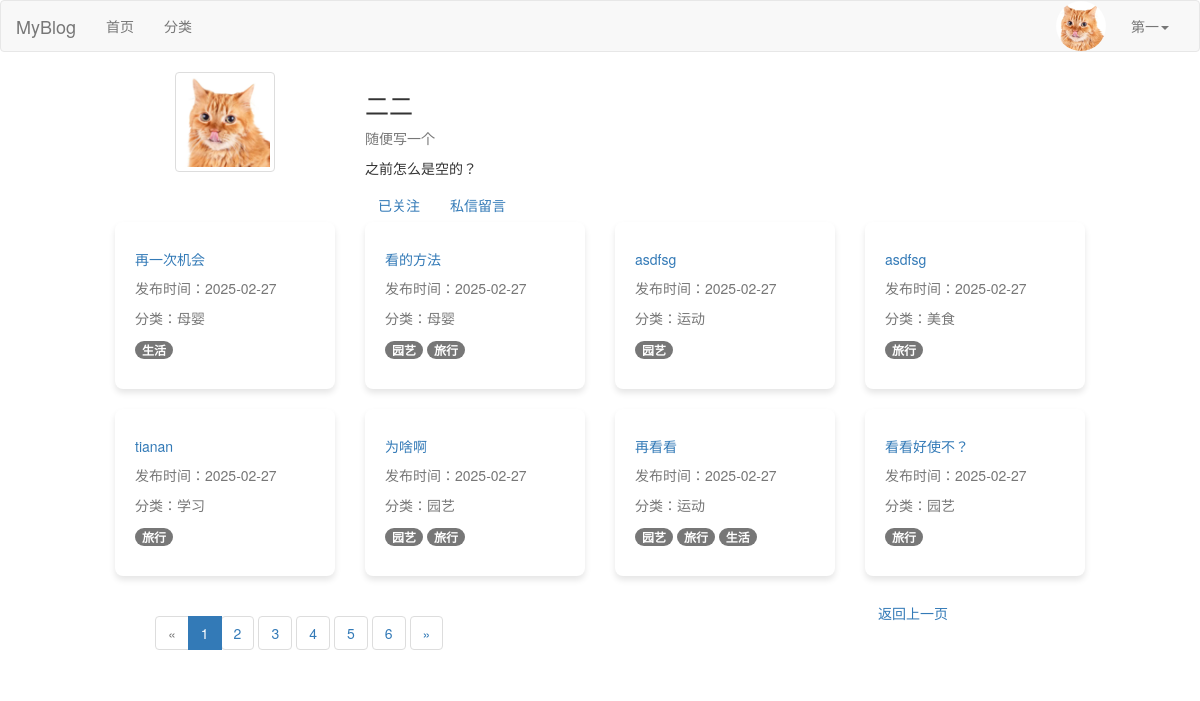
/author/33/ (signed in), run on the app's committed database.
### users/models.py (models this page shows, shortened)
class UserProfile(models.Model):
    USER_GENDER_TYPE = (
        ('male','男'),
        ('female','女'),
    )
    owner = models.OneToOneField(User, on_delete=models.CASCADE, verbose_name='用户')
    nickname=models.CharField(verbose_name='昵称',max_length=23,blank=True,null=True)
    birthday=models.DateTimeField(verbose_name='生日',blank=True,null=True)
    gender=models.CharField(verbose_name='性别', choices=USER_GENDER_TYPE,max_length=6,default='male')
    image=models.ImageField(verbose_name='用户头像',upload_to=user_avatar_upload_to,default='image/default.jpg',max_length=255)
    desc=models.TextField(verbose_name='个人简介',max_length=200,blank=True,default='')
    signature=models.CharField(verbose_name='个性签名',max_length=50,blank=True,default='')

### blog/models.py (models this page shows, shortened)
class Post(models.Model):
    DRAFT = 'draft'
    PUBLISHED = 'published'
    STATUS_CHOICES = [
        (DRAFT, '草稿'),
        (PUBLISHED, '已发布'),
    ]
    title = models.CharField(max_length=61, verbose_name="文章标题")
    desc = models.TextField(max_length=200, blank=True, default="", verbose_name="文章描述")
    category = models.ForeignKey(Category, on_delete=models.CASCADE, verbose_name="分类")
    content = models.TextField(verbose_name="文章详情")
    tags = models.ManyToManyField(Tag, related_name='posts', verbose_name="文章标签")  # 修改为 ManyToManyField
    owner = models.ForeignKey(User, on_delete=models.CASCADE, verbose_name="作者")
    is_hot = models.BooleanField(default=False, verbose_name='是否热门')
    pv = models.IntegerField(default=0, verbose_name='浏览量')
    add_date = models.DateTimeField(auto_now_add=True, verbose_name="添加时间")
    pub_date = models.DateTimeField(auto_now=True, verbose_name="修改时间")
    status = models.CharField(max_length=10, choices=STATUS_CHOICES, default=DRAFT, verbose_name="状态")
    liked_users = models.ManyToManyField(
        User,
        related_name="liked_posts",
        blank=True,
        verbose_name="点赞用户",
    )
    favorited_users = models.ManyToManyField(
        User,
        related_name="favorited_posts",
        blank=True,
        verbose_name="收藏用户",
    )
    class Meta:
        verbose_name = "文章"
        verbose_name_plural = verbose_name

class Category(models.Model):
    name = models.CharField(max_length=32, verbose_name="分类名称")
    desc = models.TextField(max_length=200, blank=True, default="", verbose_name="分类描述")
    add_date = models.DateTimeField(auto_now_add=True, verbose_name="添加时间")
    pub_date = models.DateTimeField(auto_now_add=True, verbose_name="修改时间")
    class Meta:
        verbose_name="博客分类"
        verbose_name_plural = verbose_name
    def __str__(self):
        return self.name

class Tag(models.Model):
    name = models.CharField(max_length=10, verbose_name="文章标签")
    add_date = models.DateTimeField(auto_now_add=True, verbose_name="添加时间")
    pub_date = models.DateTimeField(auto_now_add=True, verbose_name="修改时间")
    class Meta:
        verbose_name = "文章标签"
        verbose_name_plural = verbose_name

### blog/views/user.py (the view)
# urls.py: path('author/<int:author_id>/', user.author_profile, name='author_profile'),
def author_profile(request, author_id):
    author = get_object_or_404(User, id=author_id)
    posts = Post.objects.filter(owner=author, status='published').order_by('-pub_date')
    paginator = Paginator(posts, 8)  # 每页显示 8 篇文章
    page_number = request.GET.get('page')
    post_list = paginator.get_page(page_number)
    followers = User.objects.filter(following__followed=author)
    is_following = False
    if request.user.is_authenticated:  # 确保用户已登录
        is_following = Follow.objects.filter(follower=request.user, followed=author).exists()
    return render(request, 'users/author_profile.html', {
        'author': author,
        'post_list': post_list,
        'followers': followers,
        'is_following': is_following,  # 当前用户是否关注作者
    })

### blog/templates/users/author_profile.html (shortened to what this page needs)
{% extends 'layout/base.html' %}
{% block content %}
    <div class="author-profile container my-4" style="max-width: 1000px;">
        <div class="author-info card shadow-sm p-4 mb-4 bg-white rounded border">
            <div class="row align-items-center">
                <div class="col-md-3 text-center">
                    <img src="{{ author.userprofile.image.url }}"
                         alt="{{ author.username }}"
                         class="author-avatar img-thumbnail rounded-circle"
                         style="width: 100px; height: 100px; object-fit: cover;">
                </div>
                <div class="col-md-9">
                    <h3 class="author-name mb-2">{{ author.userprofile.nickname|default:author.username }}</h3>
                    <p class="author-signature text-muted mb-1">{{ author.userprofile.signature|default:"这位作者很神秘，还没有留下签名。" }}</p>
                    <p class="author-bio mb-0">{{ author.userprofile.desc|default:"暂无简介" }}</p>
                    <div class="d-flex justify-content-end mt-3">
                        {% if is_following %}
                            <a href="{% url 'users:follow_user' author.id %}?action=unfollow"
                               class="btn btn-secondary me-2">已关注</a>
                        {% else %}
                            <a href="{% url 'users:follow_user' author.id %}?action=follow"
                               class="btn btn-primary me-2">关注</a>
                        {% endif %}
                        <a href="{% url 'users:chat' author.id %}" class="btn btn-secondary">私信留言</a>
                    </div>
                </div>
            </div>
        </div>
        <div class="author-posts">
            {% if post_list %}
                <div class="row">
                    {% for post in post_list %}
                        <div class="col-md-3 mb-4">
                            <div class="box blog-box">
                                <h5 class="post-title mb-2">
                                    <a href="{% url 'blog:post_detail' post.id %}"
                                       class="text-decoration-none text-dark">
                                        {{ post.title }}
                                    </a>
                                </h5>
                                <p class="post-meta text-muted mb-1">发布时间：{{ post.pub_date|date:"Y-m-d" }}</p>
                                <p class="post-meta text-muted mb-1">分类：{{ post.category|default:"未分类" }}</p>
                                <p class="post-meta text-muted mb-0">
                                    {% for tag in post.tags.all %}
                                        <span class="badge bg-secondary">{{ tag.name }}</span>
                                    {% empty %}
                                        无标签
                                    {% endfor %}
                                </p>
                            </div>
                        </div>
                    {% endfor %}
                </div>
            {% else %}
                <p class="text-center text-muted">该作者尚未发布任何文章。</p>
            {% endif %}
        </div>
        <div class="d-flex justify-content-between align-items-center mt-4">
            <div class="row w-100">
                <div class="col-md-9">
                    <nav aria-label="Page navigation">
                        <ul class="pagination mb-0">
                            {% if post_list.has_previous %}
                                <li class="page-item">
                                    <a class="page-link" href="?page={{ post_list.previous_page_number }}"
                                       aria-label="Previous">
                                        &laquo;
                                    </a>
                                </li>
                            {% else %}
                                <li class="page-item disabled">
                                    <span class="page-link">&laquo;</span>
                                </li>
                            {% endif %}
                            {% for num in post_list.paginator.page_range %}
                                {% if post_list.number == num %}
                                    <li class="page-item active">
                                        <span class="page-link">{{ num }}</span>
                                    </li>
                                {% else %}
                                    <li class="page-item">
                                        <a class="page-link" href="?page={{ num }}">{{ num }}</a>
                                    </li>
                                {% endif %}
                            {% endfor %}
                            {% if post_list.has_next %}
                                <li class="page-item">
                                    <a class="page-link" href="?page={{ post_list.next_page_number }}"
                                       aria-label="Next">
                                        &raquo;
                                    </a>
                                </li>
                            {% else %}
                                <li class="page-item disabled">
                                    <span class="page-link">&raquo;</span>
                                </li>
                            {% endif %}
                        </ul>
                    </nav>
                </div>
                <div class="col-md-3 text-end">
                    <a href="javascript:history.back();" class="btn btn-secondary">返回上一页</a>
                </div>
            </div>
        </div>
    </div>
{% endblock %}

### blog/templates/layout/base.html (shortened to what this page needs)
{% load static %}
{% load category %}
<!DOCTYPE html>
<html lang="en">
<head>
    <link rel="stylesheet" href="{% static 'plugin/bootstrap/css/bootstrap.css' %}">
    <link rel="stylesheet" href="{% static 'plugin/font-awesome/css/font-awesome.min.css' %}">
    <link rel="stylesheet" href="{% static 'css/blog.css' %}">
    <link href="https://cdn.quilljs.com/1.3.6/quill.snow.css" rel="stylesheet">
    <link href="{% static 'plugin/bootstrap-datepicker-1.10.0/dist/css/bootstrap-datepicker.min.css' %}"
          rel="stylesheet">
    <link rel="stylesheet" href="{% static 'plugin/bootstrap-select-1.13.14/dist/css/bootstrap-select.min.css' %}">
    <link rel="stylesheet" href="{% static 'plugin/select2-develop/dist/css/select2.min.css' %}">
</head>
<body>
<nav class="navbar navbar-default">
    <div class="container-fluid">
        <div class="navbar-header">
            <a class="navbar-brand" href="{% url 'blog:index' %}">MyBlog</a>
        </div>
        <div class="collapse navbar-collapse" id="bs-example-navbar-collapse-1">
            <ul class="nav navbar-nav">
                <li><a href="{% url 'blog:index' %}">首页<span class="sr-only">(current)</span></a></li>
                <li><a href="{% url 'blog:category_list' %}">分类</a></li>
            </ul>
            <ul class="nav navbar-nav navbar-right">
                {% if request.user.is_authenticated %}
                    <li class="user-avatar">
                        <img src="{{ request.user.userprofile.image.url }}" alt="User Avatar" class="avatar-img">
                    </li>
                    <li class="dropdown">
                        <a href="#" class="dropdown-toggle" data-toggle="dropdown" role="button" aria-haspopup="true"
                           aria-expanded="false">
                            {{ request.user.username }}<span class="caret"></span>
                        </a>
                    </li>
                {% else %}
                    <li><a href="{% url 'users:login' %}">登录</a></li>
                    <li><a href="{% url 'users:register' %}" target="_blank">注册</a></li>
                {% endif %}
            </ul>
        </div>
    </div>
</nav>
{% block content %}{% endblock %}
</body>
</html>

### static/css/blog.css (style rules this page uses)
.user-avatar { display: inline-block; vertical-align: middle; margin-right: 10px; }
.avatar-img { width: 50px; height: 50px; border-radius: 50%; object-fit: cover; }
.blog-box { padding: 20px; background-color: #fff; margin-bottom: 20px; box-shadow: 0px 4px 6px rgba(0, 0, 0, 0.1); border-radius: 8px; }
.pagination { margin: 20px 0; margin-left: 40px; }
.pagination a { margin: 0 5px; padding: 5px 10px; background-color: #007bff; color: white; border-radius: 4px; text-decoration: none; }

### data on the page
Post: title "再一次机会", pub_date "2025-02-27", category "母婴"
Tag: name "生活"
Post: title "看的方法", pub_date "2025-02-27", category "母婴"
Tag: name "园艺"
Tag: name "旅行"
Post: title "asdfsg", pub_date "2025-02-27", category "运动"
Post: title "asdfsg", pub_date "2025-02-27", category "美食"
Post: title "tianan", pub_date "2025-02-27", category "学习"
Post: title "为啥啊", pub_date "2025-02-27", category "园艺"
Post: title "再看看", pub_date "2025-02-27", category "运动"
Post: title "看看好使不？", pub_date "2025-02-27", category "园艺"

### other printed values
{{ request.user.username }} "第一"
{{ author.userprofile.nickname|default:author.username }} "二二"
{{ author.userprofile.signature|default:"这位作者很神秘，还没有留下签名。" }} "随便写一个"
{{ author.userprofile.desc|default:"暂无简介" }} "之前怎么是空的？"
{{ num }} "1"
{{ num }} "2" "3" "4" "5" "6"
